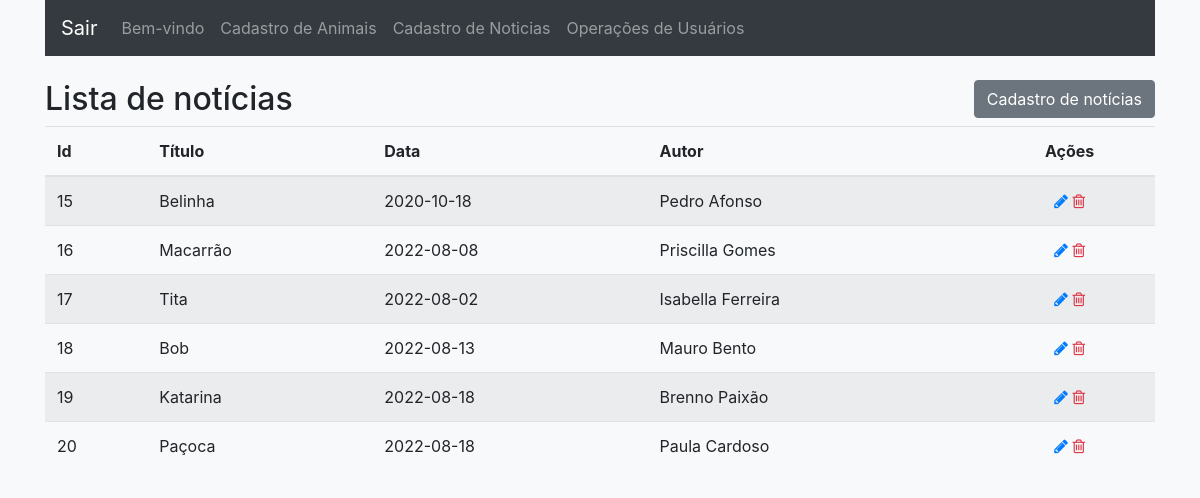
/cadastroNoticias.php, run on the app's committed database.
### tables this page shows
CREATE TABLE `noticias` (
  `id_noticia` int(11) NOT NULL,
  `titulo` varchar(100) NOT NULL,
  `data` date NOT NULL,
  `resumo` varchar(100) NOT NULL,
  `texto` text NOT NULL,
  `autor` varchar(64) DEFAULT NULL
);

### model/conexao.class.php (called while the page is built, shortened)
<?php
abstract class Conexao{
    private $servidor = 'localhost';
    private $user = 'root';
    private $pass = '123';
    private $banco = 'app';
    protected function conexao(){
        $this->conn = new PDO('mysql:host=' . $this->servidor . ';dbname=' . $this->banco, $this->user, $this->pass);
    }
}
class Crud extends Conexao {
    private $tabela;
    public function __construct($tabela){
        $this->tabela = $tabela;
    }
    public function selectCrud($colunas, $where = false, $array_dados = null, $operador = "=") {
        if ($where) {
            foreach($array_dados as $indice => $valor){
                $filtro[] = $indice . " " . $operador . " :" . $indice;
            }
            $sql = "SELECT {$colunas} FROM {$this->tabela} WHERE " . join(" AND ", $filtro);
            $query = $this->conn->prepare($sql);
            $query->execute($array_dados);
        } else {
            $sql = "SELECT {$colunas} FROM {$this->tabela}";
            $query = $this->conn->prepare($sql);
            $query->execute();
        }
        return $query->fetchAll(PDO::FETCH_OBJ);
    }
}
?>

### cadastroNoticias.php (the view, shortened to what this page needs)
<?php
	require_once("model/conexao.class.php");
?>
<!DOCTYPE html>
<html lang="pt-br">
<head>
  <link rel="stylesheet" href="https://maxcdn.bootstrapcdn.com/bootstrap/4.4.1/css/bootstrap.min.css">
  <link rel="stylesheet" href="https://cdnjs.cloudflare.com/ajax/libs/font-awesome/4.7.0/css/font-awesome.min.css">
</head>
<body class="bg-light">
    <div class="container">
    <nav class="navbar navbar-expand-lg navbar-dark bg-dark" >
        <a class="navbar-brand" href="index.php">Sair</a>
        <div class="collapse navbar-collapse" id="navb">
			<ul class="navbar-nav mr-auto">
            <li class="nav-item">
                <a class="nav-link" href="bemvindoAdmin.php">Bem-vindo</a>
            </li>
            <li class="nav-item">
                <a class="nav-link" href="cadastroProduto.php">Cadastro de Animais</a>
            </li>
            <li class="nav-item">
                <a class="nav-link" href="cadastroNoticias.php">Cadastro de Noticias</a>
            </li>
            <li class="nav-item">
                <a class="nav-link" href="operacoesCliente.php">Operações de Usuários</a>
            </li>
            </ul>
        </div>
        </nav>
    </div>
	<div class="container mt-4" id="admNoticias">
		<div class="row">
		   <div class="col-sm-12 col-md-6 col-lg-6">
				<h2>Lista de notícias</h2>
		   </div>
		   <div class="col-sm-12 col-md-6 col-lg-6 text-right">
				<button type="button" class="btn btn-secondary" data-toggle="modal" data-target="#myModal">Cadastro de notícias</button>
		   </div>
		</div>
		<table class="table table-striped">
		<thead>
		  <tr>
			<th>Id</th>
			<th>Título</th>
			<th>Data</th>
			<th>Autor</th>
			<th class="text-center">Ações</th>
		  </tr>
		</thead>
		<tbody>
			<?php
				require_once("model/conexao.class.php");
				$noticias = new Crud("noticias");
				$resposta = $noticias->selectCrud("*");
				foreach($resposta as $indice => $valor) {
					echo "<tr>";
					echo "<td>{$valor->id_noticia}</td>";
					echo "<td>{$valor->titulo}</td>";
					echo "<td>{$valor->data}</td>";
					echo "<td>{$valor->autor}</td>";
					echo '<td class="text-center">
					<a href="editarNoticias.php?id_noticia=' . $valor->id_noticia . '" title="Editar"><i class="fa fa-pencil"></i></a>
					<a href="excluirNoticias.php?id_noticia=' . $valor->id_noticia  . '" title="Excluir"><i class="fa fa-trash-o text-danger"></i></a>
					</td>';
					echo "</tr>";
				}
			?>
		</tbody>
		</table>
    </div>
</body>
</html>

### data on the page
noticias: id_noticia "15", titulo "Belinha", data "2020-10-18", autor "Pedro Afonso"
noticias: id_noticia "16", titulo "Macarrão", data "2022-08-08", autor "Priscilla Gomes"
noticias: id_noticia "17", titulo "Tita", data "2022-08-02", autor "Isabella Ferreira"
noticias: id_noticia "18", titulo "Bob", data "2022-08-13", autor "Mauro Bento"
noticias: id_noticia "19", titulo "Katarina", data "2022-08-18", autor "Brenno Paixão"
noticias: id_noticia "20", titulo "Paçoca", data "2022-08-18", autor "Paula Cardoso"
